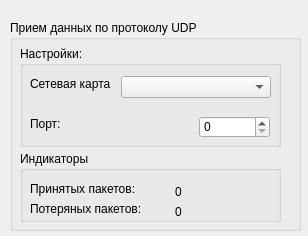
<?xml version="1.0" encoding="UTF-8"?>
<ui version="4.0">
 <class>test1</class>
 <widget class="QWidget" name="test1">
  <property name="geometry">
   <rect>
    <x>0</x>
    <y>0</y>
    <width>308</width>
    <height>236</height>
   </rect>
  </property>
  <property name="windowTitle">
   <string>test1</string>
  </property>
  <widget class="QGroupBox" name="interfa">
   <property name="geometry">
    <rect>
     <x>10</x>
     <y>20</y>
     <width>291</width>
     <height>211</height>
    </rect>
   </property>
   <property name="title">
    <string>Прием данных по протоколу UDP</string>
   </property>
   <widget class="QGroupBox" name="groupBox">
    <property name="geometry">
     <rect>
      <x>10</x>
      <y>26</y>
      <width>261</width>
      <height>101</height>
     </rect>
    </property>
    <property name="title">
     <string>Настройки:</string>
    </property>
    <widget class="QLabel" name="label_3">
     <property name="geometry">
      <rect>
       <x>10</x>
       <y>70</y>
       <width>131</width>
       <height>16</height>
      </rect>
     </property>
     <property name="text">
      <string>Порт:</string>
     </property>
    </widget>
    <widget class="QSpinBox" name="port">
     <property name="geometry">
      <rect>
       <x>179</x>
       <y>70</y>
       <width>71</width>
       <height>22</height>
      </rect>
     </property>
    </widget>
    <widget class="QComboBox" name="interfaces">
     <property name="geometry">
      <rect>
       <x>101</x>
       <y>30</y>
       <width>150</width>
       <height>22</height>
      </rect>
     </property>
    </widget>
    <widget class="QLabel" name="label_4">
     <property name="geometry">
      <rect>
       <x>10</x>
       <y>30</y>
       <width>81</width>
       <height>16</height>
      </rect>
     </property>
     <property name="text">
      <string>Сетевая карта:</string>
     </property>
    </widget>
   </widget>
   <widget class="QGroupBox" name="groupBox_2">
    <property name="geometry">
     <rect>
      <x>10</x>
      <y>131</y>
      <width>261</width>
      <height>71</height>
     </rect>
    </property>
    <property name="title">
     <string>Индикаторы</string>
    </property>
    <widget class="QLabel" name="packetNums">
     <property name="geometry">
      <rect>
       <x>155</x>
       <y>30</y>
       <width>70</width>
       <height>21</height>
      </rect>
     </property>
     <property name="text">
      <string>0</string>
     </property>
    </widget>
    <widget class="QLabel" name="label">
     <property name="geometry">
      <rect>
       <x>10</x>
       <y>30</y>
       <width>131</width>
       <height>16</height>
      </rect>
     </property>
     <property name="text">
      <string>Принятых пакетов:</string>
     </property>
    </widget>
    <widget class="QLabel" name="label_2">
     <property name="geometry">
      <rect>
       <x>10</x>
       <y>50</y>
       <width>131</width>
       <height>16</height>
      </rect>
     </property>
     <property name="text">
      <string>Потеряных пакетов:</string>
     </property>
    </widget>
    <widget class="QLabel" name="lostedPackets">
     <property name="geometry">
      <rect>
       <x>155</x>
       <y>50</y>
       <width>70</width>
       <height>21</height>
      </rect>
     </property>
     <property name="text">
      <string>0</string>
     </property>
    </widget>
   </widget>
  </widget>
 </widget>
 <layoutdefault spacing="6" margin="11"/>
 <resources/>
 <connections/>
</ui>
